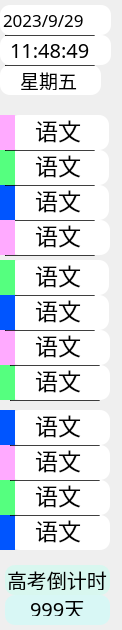
<?xml version="1.0" encoding="UTF-8"?>
<ui version="4.0">
 <class>layer_class</class>
 <widget class="QWidget" name="layer_class">
  <property name="geometry">
   <rect>
    <x>0</x>
    <y>0</y>
    <width>122</width>
    <height>630</height>
   </rect>
  </property>
  <property name="windowTitle">
   <string>layer_class</string>
  </property>
  <property name="styleSheet">
   <string notr="true"/>
  </property>
  <widget class="QTextEdit" name="weekly_bg">
   <property name="enabled">
    <bool>true</bool>
   </property>
   <property name="geometry">
    <rect>
     <x>0</x>
     <y>65</y>
     <width>101</width>
     <height>30</height>
    </rect>
   </property>
   <property name="font">
    <font>
     <bold>false</bold>
    </font>
   </property>
   <property name="styleSheet">
    <string notr="true">border-radius: 10%;
background-color: rgb(255, 255, 255);</string>
   </property>
   <property name="readOnly">
    <bool>true</bool>
   </property>
   <property name="markdown">
    <string/>
   </property>
   <property name="html">
    <string>&lt;!DOCTYPE HTML PUBLIC &quot;-//W3C//DTD HTML 4.0//EN&quot; &quot;http://www.w3.org/TR/REC-html40/strict.dtd&quot;&gt;
&lt;html&gt;&lt;head&gt;&lt;meta name=&quot;qrichtext&quot; content=&quot;1&quot; /&gt;&lt;meta charset=&quot;utf-8&quot; /&gt;&lt;style type=&quot;text/css&quot;&gt;
p, li { white-space: pre-wrap; }
hr { height: 1px; border-width: 0; }
li.unchecked::marker { content: &quot;\2610&quot;; }
li.checked::marker { content: &quot;\2612&quot;; }
&lt;/style&gt;&lt;/head&gt;&lt;body style=&quot; font-family:'Segoe UI'; font-size:9pt; font-weight:400; font-style:normal;&quot;&gt;
&lt;p style=&quot;-qt-paragraph-type:empty; margin-top:0px; margin-bottom:0px; margin-left:0px; margin-right:0px; -qt-block-indent:0; text-indent:0px;&quot;&gt;&lt;br /&gt;&lt;/p&gt;&lt;/body&gt;&lt;/html&gt;</string>
   </property>
  </widget>
  <widget class="QTextEdit" name="textEdit_4">
   <property name="enabled">
    <bool>true</bool>
   </property>
   <property name="geometry">
    <rect>
     <x>9</x>
     <y>150</y>
     <width>100</width>
     <height>35</height>
    </rect>
   </property>
   <property name="font">
    <font>
     <bold>false</bold>
    </font>
   </property>
   <property name="styleSheet">
    <string notr="true">border-radius: 10%;
background-color: rgb(255, 255, 255);</string>
   </property>
   <property name="readOnly">
    <bool>true</bool>
   </property>
   <property name="markdown">
    <string/>
   </property>
   <property name="html">
    <string>&lt;!DOCTYPE HTML PUBLIC &quot;-//W3C//DTD HTML 4.0//EN&quot; &quot;http://www.w3.org/TR/REC-html40/strict.dtd&quot;&gt;
&lt;html&gt;&lt;head&gt;&lt;meta name=&quot;qrichtext&quot; content=&quot;1&quot; /&gt;&lt;meta charset=&quot;utf-8&quot; /&gt;&lt;style type=&quot;text/css&quot;&gt;
p, li { white-space: pre-wrap; }
hr { height: 1px; border-width: 0; }
li.unchecked::marker { content: &quot;\2610&quot;; }
li.checked::marker { content: &quot;\2612&quot;; }
&lt;/style&gt;&lt;/head&gt;&lt;body style=&quot; font-family:'Segoe UI'; font-size:9pt; font-weight:400; font-style:normal;&quot;&gt;
&lt;p style=&quot;-qt-paragraph-type:empty; margin-top:0px; margin-bottom:0px; margin-left:0px; margin-right:0px; -qt-block-indent:0; text-indent:0px;&quot;&gt;&lt;br /&gt;&lt;/p&gt;&lt;/body&gt;&lt;/html&gt;</string>
   </property>
  </widget>
  <widget class="QTextEdit" name="l8">
   <property name="enabled">
    <bool>true</bool>
   </property>
   <property name="geometry">
    <rect>
     <x>0</x>
     <y>365</y>
     <width>15</width>
     <height>35</height>
    </rect>
   </property>
   <property name="font">
    <font>
     <bold>false</bold>
    </font>
   </property>
   <property name="styleSheet">
    <string notr="true">border-top-left-radius: 10%;
border-top-right-radius: 10%;
background-color: rgb(85, 255, 127);</string>
   </property>
   <property name="readOnly">
    <bool>true</bool>
   </property>
  </widget>
  <widget class="QTextEdit" name="textEdit_19">
   <property name="enabled">
    <bool>true</bool>
   </property>
   <property name="geometry">
    <rect>
     <x>10</x>
     <y>515</y>
     <width>100</width>
     <height>35</height>
    </rect>
   </property>
   <property name="font">
    <font>
     <bold>false</bold>
    </font>
   </property>
   <property name="styleSheet">
    <string notr="true">border-radius: 10%;
background-color: rgb(255, 255, 255);</string>
   </property>
   <property name="readOnly">
    <bool>true</bool>
   </property>
   <property name="markdown">
    <string/>
   </property>
   <property name="html">
    <string>&lt;!DOCTYPE HTML PUBLIC &quot;-//W3C//DTD HTML 4.0//EN&quot; &quot;http://www.w3.org/TR/REC-html40/strict.dtd&quot;&gt;
&lt;html&gt;&lt;head&gt;&lt;meta name=&quot;qrichtext&quot; content=&quot;1&quot; /&gt;&lt;meta charset=&quot;utf-8&quot; /&gt;&lt;style type=&quot;text/css&quot;&gt;
p, li { white-space: pre-wrap; }
hr { height: 1px; border-width: 0; }
li.unchecked::marker { content: &quot;\2610&quot;; }
li.checked::marker { content: &quot;\2612&quot;; }
&lt;/style&gt;&lt;/head&gt;&lt;body style=&quot; font-family:'Segoe UI'; font-size:9pt; font-weight:400; font-style:normal;&quot;&gt;
&lt;p style=&quot;-qt-paragraph-type:empty; margin-top:0px; margin-bottom:0px; margin-left:0px; margin-right:0px; -qt-block-indent:0; text-indent:0px;&quot;&gt;&lt;br /&gt;&lt;/p&gt;&lt;/body&gt;&lt;/html&gt;</string>
   </property>
  </widget>
  <widget class="QTextEdit" name="l11">
   <property name="enabled">
    <bool>true</bool>
   </property>
   <property name="geometry">
    <rect>
     <x>0</x>
     <y>480</y>
     <width>15</width>
     <height>35</height>
    </rect>
   </property>
   <property name="font">
    <font>
     <bold>false</bold>
    </font>
   </property>
   <property name="styleSheet">
    <string notr="true">border-top-left-radius: 10%;
border-top-right-radius: 10%;
background-color: rgb(85, 255, 127);</string>
   </property>
   <property name="readOnly">
    <bool>true</bool>
   </property>
  </widget>
  <widget class="Line" name="line_11">
   <property name="enabled">
    <bool>true</bool>
   </property>
   <property name="geometry">
    <rect>
     <x>10</x>
     <y>515</y>
     <width>90</width>
     <height>1</height>
    </rect>
   </property>
   <property name="font">
    <font>
     <bold>false</bold>
    </font>
   </property>
   <property name="styleSheet">
    <string notr="true">background-color: rgba(0, 0, 0, 128);</string>
   </property>
   <property name="orientation">
    <enum>Qt::Horizontal</enum>
   </property>
  </widget>
  <widget class="Line" name="line_12">
   <property name="enabled">
    <bool>true</bool>
   </property>
   <property name="geometry">
    <rect>
     <x>10</x>
     <y>445</y>
     <width>90</width>
     <height>1</height>
    </rect>
   </property>
   <property name="font">
    <font>
     <bold>false</bold>
    </font>
   </property>
   <property name="styleSheet">
    <string notr="true">background-color: rgba(0, 0, 0, 128);</string>
   </property>
   <property name="orientation">
    <enum>Qt::Horizontal</enum>
   </property>
  </widget>
  <widget class="QTextEdit" name="l3">
   <property name="enabled">
    <bool>true</bool>
   </property>
   <property name="geometry">
    <rect>
     <x>0</x>
     <y>185</y>
     <width>15</width>
     <height>35</height>
    </rect>
   </property>
   <property name="font">
    <font>
     <bold>false</bold>
    </font>
   </property>
   <property name="styleSheet">
    <string notr="true">border-top-left-radius: 10%;
border-top-right-radius: 10%;
background-color: rgb(0, 85, 255);</string>
   </property>
   <property name="readOnly">
    <bool>true</bool>
   </property>
  </widget>
  <widget class="QTextEdit" name="l2">
   <property name="enabled">
    <bool>true</bool>
   </property>
   <property name="geometry">
    <rect>
     <x>0</x>
     <y>150</y>
     <width>15</width>
     <height>35</height>
    </rect>
   </property>
   <property name="font">
    <font>
     <bold>false</bold>
    </font>
   </property>
   <property name="styleSheet">
    <string notr="true">border-top-left-radius: 10%;
border-top-right-radius: 10%;
background-color: rgb(85, 255, 127);</string>
   </property>
   <property name="readOnly">
    <bool>true</bool>
   </property>
  </widget>
  <widget class="QTextEdit" name="textEdit_25">
   <property name="enabled">
    <bool>true</bool>
   </property>
   <property name="geometry">
    <rect>
     <x>10</x>
     <y>330</y>
     <width>100</width>
     <height>35</height>
    </rect>
   </property>
   <property name="font">
    <font>
     <bold>false</bold>
    </font>
   </property>
   <property name="styleSheet">
    <string notr="true">border-radius: 10%;
background-color: rgb(255, 255, 255);</string>
   </property>
   <property name="documentTitle">
    <string/>
   </property>
   <property name="readOnly">
    <bool>true</bool>
   </property>
   <property name="markdown">
    <string/>
   </property>
   <property name="html">
    <string>&lt;!DOCTYPE HTML PUBLIC &quot;-//W3C//DTD HTML 4.0//EN&quot; &quot;http://www.w3.org/TR/REC-html40/strict.dtd&quot;&gt;
&lt;html&gt;&lt;head&gt;&lt;meta name=&quot;qrichtext&quot; content=&quot;1&quot; /&gt;&lt;meta charset=&quot;utf-8&quot; /&gt;&lt;style type=&quot;text/css&quot;&gt;
p, li { white-space: pre-wrap; }
hr { height: 1px; border-width: 0; }
li.unchecked::marker { content: &quot;\2610&quot;; }
li.checked::marker { content: &quot;\2612&quot;; }
&lt;/style&gt;&lt;/head&gt;&lt;body style=&quot; font-family:'Segoe UI'; font-size:9pt; font-weight:400; font-style:normal;&quot;&gt;
&lt;p style=&quot;-qt-paragraph-type:empty; margin-top:0px; margin-bottom:0px; margin-left:0px; margin-right:0px; -qt-block-indent:0; text-indent:0px;&quot;&gt;&lt;br /&gt;&lt;/p&gt;&lt;/body&gt;&lt;/html&gt;</string>
   </property>
  </widget>
  <widget class="QTextEdit" name="textEdit_28">
   <property name="enabled">
    <bool>true</bool>
   </property>
   <property name="geometry">
    <rect>
     <x>5</x>
     <y>595</y>
     <width>105</width>
     <height>30</height>
    </rect>
   </property>
   <property name="font">
    <font>
     <bold>false</bold>
    </font>
   </property>
   <property name="styleSheet">
    <string notr="true">border-radius: 10%;
background-color: rgba(193, 255, 251, 128);</string>
   </property>
   <property name="readOnly">
    <bool>true</bool>
   </property>
   <property name="markdown">
    <string/>
   </property>
   <property name="html">
    <string>&lt;!DOCTYPE HTML PUBLIC &quot;-//W3C//DTD HTML 4.0//EN&quot; &quot;http://www.w3.org/TR/REC-html40/strict.dtd&quot;&gt;
&lt;html&gt;&lt;head&gt;&lt;meta name=&quot;qrichtext&quot; content=&quot;1&quot; /&gt;&lt;meta charset=&quot;utf-8&quot; /&gt;&lt;style type=&quot;text/css&quot;&gt;
p, li { white-space: pre-wrap; }
hr { height: 1px; border-width: 0; }
li.unchecked::marker { content: &quot;\2610&quot;; }
li.checked::marker { content: &quot;\2612&quot;; }
&lt;/style&gt;&lt;/head&gt;&lt;body style=&quot; font-family:'Segoe UI'; font-size:9pt; font-weight:400; font-style:normal;&quot;&gt;
&lt;p style=&quot;-qt-paragraph-type:empty; margin-top:0px; margin-bottom:0px; margin-left:0px; margin-right:0px; -qt-block-indent:0; text-indent:0px;&quot;&gt;&lt;br /&gt;&lt;/p&gt;&lt;/body&gt;&lt;/html&gt;</string>
   </property>
  </widget>
  <widget class="QTextEdit" name="textEdit_17">
   <property name="enabled">
    <bool>true</bool>
   </property>
   <property name="geometry">
    <rect>
     <x>10</x>
     <y>410</y>
     <width>100</width>
     <height>35</height>
    </rect>
   </property>
   <property name="font">
    <font>
     <bold>false</bold>
    </font>
   </property>
   <property name="styleSheet">
    <string notr="true">border-radius: 10%;
background-color: rgb(255, 255, 255);</string>
   </property>
   <property name="readOnly">
    <bool>true</bool>
   </property>
   <property name="markdown">
    <string/>
   </property>
   <property name="html">
    <string>&lt;!DOCTYPE HTML PUBLIC &quot;-//W3C//DTD HTML 4.0//EN&quot; &quot;http://www.w3.org/TR/REC-html40/strict.dtd&quot;&gt;
&lt;html&gt;&lt;head&gt;&lt;meta name=&quot;qrichtext&quot; content=&quot;1&quot; /&gt;&lt;meta charset=&quot;utf-8&quot; /&gt;&lt;style type=&quot;text/css&quot;&gt;
p, li { white-space: pre-wrap; }
hr { height: 1px; border-width: 0; }
li.unchecked::marker { content: &quot;\2610&quot;; }
li.checked::marker { content: &quot;\2612&quot;; }
&lt;/style&gt;&lt;/head&gt;&lt;body style=&quot; font-family:'Segoe UI'; font-size:9pt; font-weight:400; font-style:normal;&quot;&gt;
&lt;p style=&quot;-qt-paragraph-type:empty; margin-top:0px; margin-bottom:0px; margin-left:0px; margin-right:0px; -qt-block-indent:0; text-indent:0px;&quot;&gt;&lt;br /&gt;&lt;/p&gt;&lt;/body&gt;&lt;/html&gt;</string>
   </property>
  </widget>
  <widget class="Line" name="line_4">
   <property name="enabled">
    <bool>true</bool>
   </property>
   <property name="geometry">
    <rect>
     <x>5</x>
     <y>185</y>
     <width>90</width>
     <height>1</height>
    </rect>
   </property>
   <property name="font">
    <font>
     <bold>false</bold>
    </font>
   </property>
   <property name="styleSheet">
    <string notr="true">background-color: rgba(0, 0, 0, 128);</string>
   </property>
   <property name="orientation">
    <enum>Qt::Horizontal</enum>
   </property>
  </widget>
  <widget class="Line" name="line_13">
   <property name="enabled">
    <bool>true</bool>
   </property>
   <property name="geometry">
    <rect>
     <x>5</x>
     <y>330</y>
     <width>90</width>
     <height>1</height>
    </rect>
   </property>
   <property name="font">
    <font>
     <bold>false</bold>
    </font>
   </property>
   <property name="styleSheet">
    <string notr="true">background-color: rgba(0, 0, 0, 128);</string>
   </property>
   <property name="orientation">
    <enum>Qt::Horizontal</enum>
   </property>
  </widget>
  <widget class="Line" name="line_7">
   <property name="enabled">
    <bool>true</bool>
   </property>
   <property name="geometry">
    <rect>
     <x>5</x>
     <y>220</y>
     <width>90</width>
     <height>1</height>
    </rect>
   </property>
   <property name="font">
    <font>
     <bold>false</bold>
    </font>
   </property>
   <property name="styleSheet">
    <string notr="true">background-color: rgba(0, 0, 0, 128);</string>
   </property>
   <property name="orientation">
    <enum>Qt::Horizontal</enum>
   </property>
  </widget>
  <widget class="QTextEdit" name="textEdit_15">
   <property name="enabled">
    <bool>true</bool>
   </property>
   <property name="geometry">
    <rect>
     <x>10</x>
     <y>445</y>
     <width>100</width>
     <height>35</height>
    </rect>
   </property>
   <property name="font">
    <font>
     <bold>false</bold>
    </font>
   </property>
   <property name="styleSheet">
    <string notr="true">border-radius: 10%;
background-color: rgb(255, 255, 255);</string>
   </property>
   <property name="documentTitle">
    <string/>
   </property>
   <property name="readOnly">
    <bool>true</bool>
   </property>
   <property name="markdown">
    <string/>
   </property>
   <property name="html">
    <string>&lt;!DOCTYPE HTML PUBLIC &quot;-//W3C//DTD HTML 4.0//EN&quot; &quot;http://www.w3.org/TR/REC-html40/strict.dtd&quot;&gt;
&lt;html&gt;&lt;head&gt;&lt;meta name=&quot;qrichtext&quot; content=&quot;1&quot; /&gt;&lt;meta charset=&quot;utf-8&quot; /&gt;&lt;style type=&quot;text/css&quot;&gt;
p, li { white-space: pre-wrap; }
hr { height: 1px; border-width: 0; }
li.unchecked::marker { content: &quot;\2610&quot;; }
li.checked::marker { content: &quot;\2612&quot;; }
&lt;/style&gt;&lt;/head&gt;&lt;body style=&quot; font-family:'Segoe UI'; font-size:9pt; font-weight:400; font-style:normal;&quot;&gt;
&lt;p style=&quot;-qt-paragraph-type:empty; margin-top:0px; margin-bottom:0px; margin-left:0px; margin-right:0px; -qt-block-indent:0; text-indent:0px;&quot;&gt;&lt;br /&gt;&lt;/p&gt;&lt;/body&gt;&lt;/html&gt;</string>
   </property>
  </widget>
  <widget class="QTextEdit" name="textEdit_13">
   <property name="enabled">
    <bool>true</bool>
   </property>
   <property name="geometry">
    <rect>
     <x>10</x>
     <y>220</y>
     <width>100</width>
     <height>35</height>
    </rect>
   </property>
   <property name="font">
    <font>
     <bold>false</bold>
    </font>
   </property>
   <property name="styleSheet">
    <string notr="true">border-radius: 10%;
background-color: rgb(255, 255, 255);</string>
   </property>
   <property name="documentTitle">
    <string/>
   </property>
   <property name="readOnly">
    <bool>true</bool>
   </property>
   <property name="markdown">
    <string/>
   </property>
   <property name="html">
    <string>&lt;!DOCTYPE HTML PUBLIC &quot;-//W3C//DTD HTML 4.0//EN&quot; &quot;http://www.w3.org/TR/REC-html40/strict.dtd&quot;&gt;
&lt;html&gt;&lt;head&gt;&lt;meta name=&quot;qrichtext&quot; content=&quot;1&quot; /&gt;&lt;meta charset=&quot;utf-8&quot; /&gt;&lt;style type=&quot;text/css&quot;&gt;
p, li { white-space: pre-wrap; }
hr { height: 1px; border-width: 0; }
li.unchecked::marker { content: &quot;\2610&quot;; }
li.checked::marker { content: &quot;\2612&quot;; }
&lt;/style&gt;&lt;/head&gt;&lt;body style=&quot; font-family:'Segoe UI'; font-size:9pt; font-weight:400; font-style:normal;&quot;&gt;
&lt;p style=&quot;-qt-paragraph-type:empty; margin-top:0px; margin-bottom:0px; margin-left:0px; margin-right:0px; -qt-block-indent:0; text-indent:0px;&quot;&gt;&lt;br /&gt;&lt;/p&gt;&lt;/body&gt;&lt;/html&gt;</string>
   </property>
  </widget>
  <widget class="QTextEdit" name="l7">
   <property name="enabled">
    <bool>true</bool>
   </property>
   <property name="geometry">
    <rect>
     <x>0</x>
     <y>330</y>
     <width>15</width>
     <height>35</height>
    </rect>
   </property>
   <property name="font">
    <font>
     <bold>false</bold>
    </font>
   </property>
   <property name="styleSheet">
    <string notr="true">border-radius: 10%;
background-color: rgba(255, 170, 255, 255);</string>
   </property>
   <property name="readOnly">
    <bool>true</bool>
   </property>
  </widget>
  <widget class="Line" name="line_8">
   <property name="enabled">
    <bool>true</bool>
   </property>
   <property name="geometry">
    <rect>
     <x>10</x>
     <y>400</y>
     <width>90</width>
     <height>1</height>
    </rect>
   </property>
   <property name="font">
    <font>
     <bold>false</bold>
    </font>
   </property>
   <property name="styleSheet">
    <string notr="true">background-color: rgba(0, 0, 0, 128);</string>
   </property>
   <property name="orientation">
    <enum>Qt::Horizontal</enum>
   </property>
  </widget>
  <widget class="QTextEdit" name="l12">
   <property name="enabled">
    <bool>true</bool>
   </property>
   <property name="geometry">
    <rect>
     <x>0</x>
     <y>515</y>
     <width>15</width>
     <height>35</height>
    </rect>
   </property>
   <property name="font">
    <font>
     <bold>false</bold>
    </font>
   </property>
   <property name="styleSheet">
    <string notr="true">border-top-left-radius: 10%;
border-top-right-radius: 10%;
background-color: rgb(0, 85, 255);</string>
   </property>
   <property name="readOnly">
    <bool>true</bool>
   </property>
  </widget>
  <widget class="QTextEdit" name="textEdit_23">
   <property name="enabled">
    <bool>true</bool>
   </property>
   <property name="geometry">
    <rect>
     <x>10</x>
     <y>365</y>
     <width>100</width>
     <height>35</height>
    </rect>
   </property>
   <property name="font">
    <font>
     <bold>false</bold>
    </font>
   </property>
   <property name="styleSheet">
    <string notr="true">border-radius: 10%;
background-color: rgb(255, 255, 255);</string>
   </property>
   <property name="readOnly">
    <bool>true</bool>
   </property>
   <property name="markdown">
    <string/>
   </property>
   <property name="html">
    <string>&lt;!DOCTYPE HTML PUBLIC &quot;-//W3C//DTD HTML 4.0//EN&quot; &quot;http://www.w3.org/TR/REC-html40/strict.dtd&quot;&gt;
&lt;html&gt;&lt;head&gt;&lt;meta name=&quot;qrichtext&quot; content=&quot;1&quot; /&gt;&lt;meta charset=&quot;utf-8&quot; /&gt;&lt;style type=&quot;text/css&quot;&gt;
p, li { white-space: pre-wrap; }
hr { height: 1px; border-width: 0; }
li.unchecked::marker { content: &quot;\2610&quot;; }
li.checked::marker { content: &quot;\2612&quot;; }
&lt;/style&gt;&lt;/head&gt;&lt;body style=&quot; font-family:'Segoe UI'; font-size:9pt; font-weight:400; font-style:normal;&quot;&gt;
&lt;p style=&quot;-qt-paragraph-type:empty; margin-top:0px; margin-bottom:0px; margin-left:0px; margin-right:0px; -qt-block-indent:0; text-indent:0px;&quot;&gt;&lt;br /&gt;&lt;/p&gt;&lt;/body&gt;&lt;/html&gt;</string>
   </property>
  </widget>
  <widget class="Line" name="line_10">
   <property name="enabled">
    <bool>true</bool>
   </property>
   <property name="geometry">
    <rect>
     <x>10</x>
     <y>365</y>
     <width>90</width>
     <height>1</height>
    </rect>
   </property>
   <property name="font">
    <font>
     <bold>false</bold>
    </font>
   </property>
   <property name="styleSheet">
    <string notr="true">background-color: rgba(0, 0, 0, 128);</string>
   </property>
   <property name="orientation">
    <enum>Qt::Horizontal</enum>
   </property>
  </widget>
  <widget class="Line" name="line_2">
   <property name="enabled">
    <bool>true</bool>
   </property>
   <property name="geometry">
    <rect>
     <x>5</x>
     <y>65</y>
     <width>90</width>
     <height>1</height>
    </rect>
   </property>
   <property name="font">
    <font>
     <bold>false</bold>
    </font>
   </property>
   <property name="styleSheet">
    <string notr="true">background-color: rgba(0, 0, 0, 128);</string>
   </property>
   <property name="orientation">
    <enum>Qt::Horizontal</enum>
   </property>
  </widget>
  <widget class="QTextEdit" name="l5">
   <property name="enabled">
    <bool>true</bool>
   </property>
   <property name="geometry">
    <rect>
     <x>0</x>
     <y>260</y>
     <width>15</width>
     <height>35</height>
    </rect>
   </property>
   <property name="font">
    <font>
     <bold>false</bold>
    </font>
   </property>
   <property name="styleSheet">
    <string notr="true">border-top-left-radius: 10%;
border-top-right-radius: 10%;
background-color: rgb(85, 255, 127);</string>
   </property>
   <property name="readOnly">
    <bool>true</bool>
   </property>
  </widget>
  <widget class="Line" name="line">
   <property name="enabled">
    <bool>true</bool>
   </property>
   <property name="geometry">
    <rect>
     <x>5</x>
     <y>35</y>
     <width>90</width>
     <height>1</height>
    </rect>
   </property>
   <property name="font">
    <font>
     <bold>false</bold>
    </font>
   </property>
   <property name="styleSheet">
    <string notr="true">background-color: rgba(0, 0, 0, 128);</string>
   </property>
   <property name="orientation">
    <enum>Qt::Horizontal</enum>
   </property>
  </widget>
  <widget class="Line" name="line_3">
   <property name="enabled">
    <bool>true</bool>
   </property>
   <property name="geometry">
    <rect>
     <x>5</x>
     <y>150</y>
     <width>90</width>
     <height>1</height>
    </rect>
   </property>
   <property name="font">
    <font>
     <bold>false</bold>
    </font>
   </property>
   <property name="styleSheet">
    <string notr="true">background-color: rgba(0, 0, 0, 128);</string>
   </property>
   <property name="orientation">
    <enum>Qt::Horizontal</enum>
   </property>
  </widget>
  <widget class="QTextEdit" name="textEdit_12">
   <property name="enabled">
    <bool>true</bool>
   </property>
   <property name="geometry">
    <rect>
     <x>9</x>
     <y>260</y>
     <width>100</width>
     <height>35</height>
    </rect>
   </property>
   <property name="font">
    <font>
     <bold>false</bold>
    </font>
   </property>
   <property name="styleSheet">
    <string notr="true">border-radius: 10%;
background-color: rgb(255, 255, 255);</string>
   </property>
   <property name="readOnly">
    <bool>true</bool>
   </property>
   <property name="markdown">
    <string/>
   </property>
   <property name="html">
    <string>&lt;!DOCTYPE HTML PUBLIC &quot;-//W3C//DTD HTML 4.0//EN&quot; &quot;http://www.w3.org/TR/REC-html40/strict.dtd&quot;&gt;
&lt;html&gt;&lt;head&gt;&lt;meta name=&quot;qrichtext&quot; content=&quot;1&quot; /&gt;&lt;meta charset=&quot;utf-8&quot; /&gt;&lt;style type=&quot;text/css&quot;&gt;
p, li { white-space: pre-wrap; }
hr { height: 1px; border-width: 0; }
li.unchecked::marker { content: &quot;\2610&quot;; }
li.checked::marker { content: &quot;\2612&quot;; }
&lt;/style&gt;&lt;/head&gt;&lt;body style=&quot; font-family:'Segoe UI'; font-size:9pt; font-weight:400; font-style:normal;&quot;&gt;
&lt;p style=&quot;-qt-paragraph-type:empty; margin-top:0px; margin-bottom:0px; margin-left:0px; margin-right:0px; -qt-block-indent:0; text-indent:0px;&quot;&gt;&lt;br /&gt;&lt;/p&gt;&lt;/body&gt;&lt;/html&gt;</string>
   </property>
  </widget>
  <widget class="Line" name="line_6">
   <property name="enabled">
    <bool>true</bool>
   </property>
   <property name="geometry">
    <rect>
     <x>5</x>
     <y>255</y>
     <width>90</width>
     <height>1</height>
    </rect>
   </property>
   <property name="font">
    <font>
     <bold>false</bold>
    </font>
   </property>
   <property name="styleSheet">
    <string notr="true">background-color: rgba(0, 0, 0, 128);</string>
   </property>
   <property name="orientation">
    <enum>Qt::Horizontal</enum>
   </property>
  </widget>
  <widget class="QTextEdit" name="l6">
   <property name="enabled">
    <bool>true</bool>
   </property>
   <property name="geometry">
    <rect>
     <x>0</x>
     <y>295</y>
     <width>15</width>
     <height>35</height>
    </rect>
   </property>
   <property name="font">
    <font>
     <bold>false</bold>
    </font>
   </property>
   <property name="styleSheet">
    <string notr="true">border-top-left-radius: 10%;
border-top-right-radius: 10%;
background-color: rgb(0, 85, 255);</string>
   </property>
   <property name="readOnly">
    <bool>true</bool>
   </property>
  </widget>
  <widget class="QTextEdit" name="textEdit_5">
   <property name="enabled">
    <bool>true</bool>
   </property>
   <property name="geometry">
    <rect>
     <x>9</x>
     <y>185</y>
     <width>100</width>
     <height>35</height>
    </rect>
   </property>
   <property name="font">
    <font>
     <bold>false</bold>
    </font>
   </property>
   <property name="styleSheet">
    <string notr="true">border-radius: 10%;
background-color: rgb(255, 255, 255);</string>
   </property>
   <property name="readOnly">
    <bool>true</bool>
   </property>
   <property name="markdown">
    <string/>
   </property>
   <property name="html">
    <string>&lt;!DOCTYPE HTML PUBLIC &quot;-//W3C//DTD HTML 4.0//EN&quot; &quot;http://www.w3.org/TR/REC-html40/strict.dtd&quot;&gt;
&lt;html&gt;&lt;head&gt;&lt;meta name=&quot;qrichtext&quot; content=&quot;1&quot; /&gt;&lt;meta charset=&quot;utf-8&quot; /&gt;&lt;style type=&quot;text/css&quot;&gt;
p, li { white-space: pre-wrap; }
hr { height: 1px; border-width: 0; }
li.unchecked::marker { content: &quot;\2610&quot;; }
li.checked::marker { content: &quot;\2612&quot;; }
&lt;/style&gt;&lt;/head&gt;&lt;body style=&quot; font-family:'Segoe UI'; font-size:9pt; font-weight:400; font-style:normal;&quot;&gt;
&lt;p style=&quot;-qt-paragraph-type:empty; margin-top:0px; margin-bottom:0px; margin-left:0px; margin-right:0px; -qt-block-indent:0; text-indent:0px;&quot;&gt;&lt;br /&gt;&lt;/p&gt;&lt;/body&gt;&lt;/html&gt;</string>
   </property>
  </widget>
  <widget class="QTextEdit" name="textEdit_3">
   <property name="enabled">
    <bool>true</bool>
   </property>
   <property name="geometry">
    <rect>
     <x>9</x>
     <y>115</y>
     <width>100</width>
     <height>35</height>
    </rect>
   </property>
   <property name="font">
    <font>
     <family>MaoKenTangYuan (beta)</family>
     <bold>false</bold>
    </font>
   </property>
   <property name="styleSheet">
    <string notr="true">border-radius: 10%;
background-color: rgb(255, 255, 255);</string>
   </property>
   <property name="documentTitle">
    <string/>
   </property>
   <property name="readOnly">
    <bool>true</bool>
   </property>
   <property name="markdown">
    <string/>
   </property>
   <property name="html">
    <string>&lt;!DOCTYPE HTML PUBLIC &quot;-//W3C//DTD HTML 4.0//EN&quot; &quot;http://www.w3.org/TR/REC-html40/strict.dtd&quot;&gt;
&lt;html&gt;&lt;head&gt;&lt;meta name=&quot;qrichtext&quot; content=&quot;1&quot; /&gt;&lt;meta charset=&quot;utf-8&quot; /&gt;&lt;style type=&quot;text/css&quot;&gt;
p, li { white-space: pre-wrap; }
hr { height: 1px; border-width: 0; }
li.unchecked::marker { content: &quot;\2610&quot;; }
li.checked::marker { content: &quot;\2612&quot;; }
&lt;/style&gt;&lt;/head&gt;&lt;body style=&quot; font-family:'MaoKenTangYuan (beta)'; font-size:9pt; font-weight:400; font-style:normal;&quot;&gt;
&lt;p style=&quot;-qt-paragraph-type:empty; margin-top:0px; margin-bottom:0px; margin-left:0px; margin-right:0px; -qt-block-indent:0; text-indent:0px;&quot;&gt;&lt;br /&gt;&lt;/p&gt;&lt;/body&gt;&lt;/html&gt;</string>
   </property>
  </widget>
  <widget class="Line" name="line_5">
   <property name="enabled">
    <bool>true</bool>
   </property>
   <property name="geometry">
    <rect>
     <x>5</x>
     <y>295</y>
     <width>90</width>
     <height>1</height>
    </rect>
   </property>
   <property name="font">
    <font>
     <bold>false</bold>
    </font>
   </property>
   <property name="styleSheet">
    <string notr="true">background-color: rgba(0, 0, 0, 128);</string>
   </property>
   <property name="orientation">
    <enum>Qt::Horizontal</enum>
   </property>
  </widget>
  <widget class="QTextEdit" name="time_bg">
   <property name="enabled">
    <bool>true</bool>
   </property>
   <property name="geometry">
    <rect>
     <x>0</x>
     <y>35</y>
     <width>111</width>
     <height>30</height>
    </rect>
   </property>
   <property name="font">
    <font>
     <bold>false</bold>
    </font>
   </property>
   <property name="styleSheet">
    <string notr="true">border-radius: 10%;
background-color: rgb(255, 255, 255);</string>
   </property>
   <property name="readOnly">
    <bool>true</bool>
   </property>
   <property name="markdown">
    <string/>
   </property>
   <property name="html">
    <string>&lt;!DOCTYPE HTML PUBLIC &quot;-//W3C//DTD HTML 4.0//EN&quot; &quot;http://www.w3.org/TR/REC-html40/strict.dtd&quot;&gt;
&lt;html&gt;&lt;head&gt;&lt;meta name=&quot;qrichtext&quot; content=&quot;1&quot; /&gt;&lt;meta charset=&quot;utf-8&quot; /&gt;&lt;style type=&quot;text/css&quot;&gt;
p, li { white-space: pre-wrap; }
hr { height: 1px; border-width: 0; }
li.unchecked::marker { content: &quot;\2610&quot;; }
li.checked::marker { content: &quot;\2612&quot;; }
&lt;/style&gt;&lt;/head&gt;&lt;body style=&quot; font-family:'Segoe UI'; font-size:9pt; font-weight:400; font-style:normal;&quot;&gt;
&lt;p style=&quot;-qt-paragraph-type:empty; margin-top:0px; margin-bottom:0px; margin-left:0px; margin-right:0px; -qt-block-indent:0; text-indent:0px;&quot;&gt;&lt;br /&gt;&lt;/p&gt;&lt;/body&gt;&lt;/html&gt;</string>
   </property>
  </widget>
  <widget class="QTextEdit" name="l10">
   <property name="enabled">
    <bool>true</bool>
   </property>
   <property name="geometry">
    <rect>
     <x>0</x>
     <y>445</y>
     <width>15</width>
     <height>35</height>
    </rect>
   </property>
   <property name="font">
    <font>
     <bold>false</bold>
    </font>
   </property>
   <property name="styleSheet">
    <string notr="true">border-radius: 10%;
background-color: rgba(255, 170, 255, 255);</string>
   </property>
   <property name="readOnly">
    <bool>true</bool>
   </property>
  </widget>
  <widget class="QTextEdit" name="l1">
   <property name="enabled">
    <bool>true</bool>
   </property>
   <property name="geometry">
    <rect>
     <x>0</x>
     <y>115</y>
     <width>15</width>
     <height>35</height>
    </rect>
   </property>
   <property name="font">
    <font>
     <bold>false</bold>
    </font>
   </property>
   <property name="styleSheet">
    <string notr="true">border-radius: 10%;
background-color: rgba(255, 170, 255, 255);</string>
   </property>
   <property name="readOnly">
    <bool>true</bool>
   </property>
  </widget>
  <widget class="QTextEdit" name="textEdit_10">
   <property name="enabled">
    <bool>true</bool>
   </property>
   <property name="geometry">
    <rect>
     <x>9</x>
     <y>295</y>
     <width>100</width>
     <height>35</height>
    </rect>
   </property>
   <property name="font">
    <font>
     <bold>false</bold>
    </font>
   </property>
   <property name="styleSheet">
    <string notr="true">border-radius: 10%;
background-color: rgb(255, 255, 255);</string>
   </property>
   <property name="readOnly">
    <bool>true</bool>
   </property>
   <property name="markdown">
    <string/>
   </property>
   <property name="html">
    <string>&lt;!DOCTYPE HTML PUBLIC &quot;-//W3C//DTD HTML 4.0//EN&quot; &quot;http://www.w3.org/TR/REC-html40/strict.dtd&quot;&gt;
&lt;html&gt;&lt;head&gt;&lt;meta name=&quot;qrichtext&quot; content=&quot;1&quot; /&gt;&lt;meta charset=&quot;utf-8&quot; /&gt;&lt;style type=&quot;text/css&quot;&gt;
p, li { white-space: pre-wrap; }
hr { height: 1px; border-width: 0; }
li.unchecked::marker { content: &quot;\2610&quot;; }
li.checked::marker { content: &quot;\2612&quot;; }
&lt;/style&gt;&lt;/head&gt;&lt;body style=&quot; font-family:'Segoe UI'; font-size:9pt; font-weight:400; font-style:normal;&quot;&gt;
&lt;p style=&quot;-qt-paragraph-type:empty; margin-top:0px; margin-bottom:0px; margin-left:0px; margin-right:0px; -qt-block-indent:0; text-indent:0px;&quot;&gt;&lt;br /&gt;&lt;/p&gt;&lt;/body&gt;&lt;/html&gt;</string>
   </property>
  </widget>
  <widget class="QTextEdit" name="date_bg">
   <property name="enabled">
    <bool>true</bool>
   </property>
   <property name="geometry">
    <rect>
     <x>0</x>
     <y>5</y>
     <width>111</width>
     <height>30</height>
    </rect>
   </property>
   <property name="font">
    <font>
     <family>MaoKenTangYuan (beta)</family>
     <bold>false</bold>
    </font>
   </property>
   <property name="styleSheet">
    <string notr="true">border-radius: 10%;
user-select: none;
background-color: rgb(255, 255, 255);</string>
   </property>
   <property name="documentTitle">
    <string/>
   </property>
   <property name="readOnly">
    <bool>true</bool>
   </property>
   <property name="markdown">
    <string/>
   </property>
   <property name="html">
    <string>&lt;!DOCTYPE HTML PUBLIC &quot;-//W3C//DTD HTML 4.0//EN&quot; &quot;http://www.w3.org/TR/REC-html40/strict.dtd&quot;&gt;
&lt;html&gt;&lt;head&gt;&lt;meta name=&quot;qrichtext&quot; content=&quot;1&quot; /&gt;&lt;meta charset=&quot;utf-8&quot; /&gt;&lt;style type=&quot;text/css&quot;&gt;
p, li { white-space: pre-wrap; }
hr { height: 1px; border-width: 0; }
li.unchecked::marker { content: &quot;\2610&quot;; }
li.checked::marker { content: &quot;\2612&quot;; }
&lt;/style&gt;&lt;/head&gt;&lt;body style=&quot; font-family:'MaoKenTangYuan (beta)'; font-size:9pt; font-weight:400; font-style:normal;&quot;&gt;
&lt;p style=&quot;-qt-paragraph-type:empty; margin-top:0px; margin-bottom:0px; margin-left:0px; margin-right:0px; -qt-block-indent:0; text-indent:0px;&quot;&gt;&lt;br /&gt;&lt;/p&gt;&lt;/body&gt;&lt;/html&gt;</string>
   </property>
  </widget>
  <widget class="Line" name="line_9">
   <property name="enabled">
    <bool>true</bool>
   </property>
   <property name="geometry">
    <rect>
     <x>10</x>
     <y>480</y>
     <width>90</width>
     <height>1</height>
    </rect>
   </property>
   <property name="font">
    <font>
     <bold>false</bold>
    </font>
   </property>
   <property name="styleSheet">
    <string notr="true">background-color: rgba(0, 0, 0, 128);</string>
   </property>
   <property name="orientation">
    <enum>Qt::Horizontal</enum>
   </property>
  </widget>
  <widget class="QTextEdit" name="textEdit_27">
   <property name="enabled">
    <bool>true</bool>
   </property>
   <property name="geometry">
    <rect>
     <x>5</x>
     <y>565</y>
     <width>105</width>
     <height>30</height>
    </rect>
   </property>
   <property name="font">
    <font>
     <bold>false</bold>
    </font>
   </property>
   <property name="styleSheet">
    <string notr="true">border-radius: 10%;
background-color: rgba(194, 255, 240, 128);</string>
   </property>
   <property name="readOnly">
    <bool>true</bool>
   </property>
   <property name="markdown">
    <string/>
   </property>
   <property name="html">
    <string>&lt;!DOCTYPE HTML PUBLIC &quot;-//W3C//DTD HTML 4.0//EN&quot; &quot;http://www.w3.org/TR/REC-html40/strict.dtd&quot;&gt;
&lt;html&gt;&lt;head&gt;&lt;meta name=&quot;qrichtext&quot; content=&quot;1&quot; /&gt;&lt;meta charset=&quot;utf-8&quot; /&gt;&lt;style type=&quot;text/css&quot;&gt;
p, li { white-space: pre-wrap; }
hr { height: 1px; border-width: 0; }
li.unchecked::marker { content: &quot;\2610&quot;; }
li.checked::marker { content: &quot;\2612&quot;; }
&lt;/style&gt;&lt;/head&gt;&lt;body style=&quot; font-family:'Segoe UI'; font-size:9pt; font-weight:400; font-style:normal;&quot;&gt;
&lt;p style=&quot;-qt-paragraph-type:empty; margin-top:0px; margin-bottom:0px; margin-left:0px; margin-right:0px; -qt-block-indent:0; text-indent:0px;&quot;&gt;&lt;br /&gt;&lt;/p&gt;&lt;/body&gt;&lt;/html&gt;</string>
   </property>
  </widget>
  <widget class="QTextEdit" name="l9">
   <property name="enabled">
    <bool>true</bool>
   </property>
   <property name="geometry">
    <rect>
     <x>0</x>
     <y>410</y>
     <width>15</width>
     <height>35</height>
    </rect>
   </property>
   <property name="font">
    <font>
     <bold>false</bold>
    </font>
   </property>
   <property name="styleSheet">
    <string notr="true">border-top-left-radius: 10%;
border-top-right-radius: 10%;
background-color: rgb(0, 85, 255);</string>
   </property>
   <property name="readOnly">
    <bool>true</bool>
   </property>
  </widget>
  <widget class="QTextEdit" name="l4">
   <property name="enabled">
    <bool>true</bool>
   </property>
   <property name="geometry">
    <rect>
     <x>0</x>
     <y>220</y>
     <width>15</width>
     <height>35</height>
    </rect>
   </property>
   <property name="font">
    <font>
     <bold>false</bold>
    </font>
   </property>
   <property name="styleSheet">
    <string notr="true">border-radius: 10%;
background-color: rgba(255, 170, 255, 255);</string>
   </property>
   <property name="readOnly">
    <bool>true</bool>
   </property>
  </widget>
  <widget class="QTextEdit" name="textEdit_29">
   <property name="enabled">
    <bool>true</bool>
   </property>
   <property name="geometry">
    <rect>
     <x>10</x>
     <y>480</y>
     <width>100</width>
     <height>35</height>
    </rect>
   </property>
   <property name="font">
    <font>
     <bold>false</bold>
    </font>
   </property>
   <property name="styleSheet">
    <string notr="true">border-radius: 10%;
background-color: rgb(255, 255, 255);</string>
   </property>
   <property name="readOnly">
    <bool>true</bool>
   </property>
   <property name="markdown">
    <string/>
   </property>
   <property name="html">
    <string>&lt;!DOCTYPE HTML PUBLIC &quot;-//W3C//DTD HTML 4.0//EN&quot; &quot;http://www.w3.org/TR/REC-html40/strict.dtd&quot;&gt;
&lt;html&gt;&lt;head&gt;&lt;meta name=&quot;qrichtext&quot; content=&quot;1&quot; /&gt;&lt;meta charset=&quot;utf-8&quot; /&gt;&lt;style type=&quot;text/css&quot;&gt;
p, li { white-space: pre-wrap; }
hr { height: 1px; border-width: 0; }
li.unchecked::marker { content: &quot;\2610&quot;; }
li.checked::marker { content: &quot;\2612&quot;; }
&lt;/style&gt;&lt;/head&gt;&lt;body style=&quot; font-family:'Segoe UI'; font-size:9pt; font-weight:400; font-style:normal;&quot;&gt;
&lt;p style=&quot;-qt-paragraph-type:empty; margin-top:0px; margin-bottom:0px; margin-left:0px; margin-right:0px; -qt-block-indent:0; text-indent:0px;&quot;&gt;&lt;br /&gt;&lt;/p&gt;&lt;/body&gt;&lt;/html&gt;</string>
   </property>
  </widget>
  <widget class="QLabel" name="les1">
   <property name="geometry">
    <rect>
     <x>35</x>
     <y>115</y>
     <width>71</width>
     <height>30</height>
    </rect>
   </property>
   <property name="font">
    <font>
     <family>MaoKenTangYuan (beta)</family>
     <pointsize>17</pointsize>
    </font>
   </property>
   <property name="text">
    <string>语文</string>
   </property>
  </widget>
  <widget class="QLabel" name="les2">
   <property name="geometry">
    <rect>
     <x>35</x>
     <y>150</y>
     <width>71</width>
     <height>30</height>
    </rect>
   </property>
   <property name="font">
    <font>
     <family>MaoKenTangYuan (beta)</family>
     <pointsize>17</pointsize>
    </font>
   </property>
   <property name="text">
    <string>语文</string>
   </property>
  </widget>
  <widget class="QLabel" name="date">
   <property name="geometry">
    <rect>
     <x>3</x>
     <y>10</y>
     <width>111</width>
     <height>20</height>
    </rect>
   </property>
   <property name="font">
    <font>
     <family>MaoKenTangYuan (beta)</family>
     <pointsize>13</pointsize>
    </font>
   </property>
   <property name="text">
    <string>2023/9/29</string>
   </property>
  </widget>
  <widget class="QLabel" name="time">
   <property name="geometry">
    <rect>
     <x>10</x>
     <y>40</y>
     <width>95</width>
     <height>20</height>
    </rect>
   </property>
   <property name="font">
    <font>
     <family>MaoKenTangYuan (beta)</family>
     <pointsize>15</pointsize>
    </font>
   </property>
   <property name="text">
    <string>11:48:49</string>
   </property>
  </widget>
  <widget class="QLabel" name="weekly">
   <property name="geometry">
    <rect>
     <x>20</x>
     <y>70</y>
     <width>61</width>
     <height>20</height>
    </rect>
   </property>
   <property name="font">
    <font>
     <family>MaoKenTangYuan (beta)</family>
     <pointsize>14</pointsize>
    </font>
   </property>
   <property name="text">
    <string>星期五</string>
   </property>
  </widget>
  <widget class="QLabel" name="les3">
   <property name="geometry">
    <rect>
     <x>35</x>
     <y>185</y>
     <width>71</width>
     <height>30</height>
    </rect>
   </property>
   <property name="font">
    <font>
     <family>MaoKenTangYuan (beta)</family>
     <pointsize>17</pointsize>
    </font>
   </property>
   <property name="text">
    <string>语文</string>
   </property>
  </widget>
  <widget class="QLabel" name="les4">
   <property name="geometry">
    <rect>
     <x>35</x>
     <y>220</y>
     <width>71</width>
     <height>30</height>
    </rect>
   </property>
   <property name="font">
    <font>
     <family>MaoKenTangYuan (beta)</family>
     <pointsize>17</pointsize>
    </font>
   </property>
   <property name="text">
    <string>语文</string>
   </property>
  </widget>
  <widget class="QLabel" name="les5">
   <property name="geometry">
    <rect>
     <x>35</x>
     <y>260</y>
     <width>71</width>
     <height>30</height>
    </rect>
   </property>
   <property name="font">
    <font>
     <family>MaoKenTangYuan (beta)</family>
     <pointsize>17</pointsize>
    </font>
   </property>
   <property name="text">
    <string>语文</string>
   </property>
  </widget>
  <widget class="QLabel" name="les6">
   <property name="geometry">
    <rect>
     <x>35</x>
     <y>295</y>
     <width>71</width>
     <height>30</height>
    </rect>
   </property>
   <property name="font">
    <font>
     <family>MaoKenTangYuan (beta)</family>
     <pointsize>17</pointsize>
    </font>
   </property>
   <property name="text">
    <string>语文</string>
   </property>
  </widget>
  <widget class="QLabel" name="les7">
   <property name="geometry">
    <rect>
     <x>35</x>
     <y>330</y>
     <width>71</width>
     <height>30</height>
    </rect>
   </property>
   <property name="font">
    <font>
     <family>MaoKenTangYuan (beta)</family>
     <pointsize>17</pointsize>
    </font>
   </property>
   <property name="text">
    <string>语文</string>
   </property>
  </widget>
  <widget class="QLabel" name="les8">
   <property name="geometry">
    <rect>
     <x>35</x>
     <y>365</y>
     <width>71</width>
     <height>30</height>
    </rect>
   </property>
   <property name="font">
    <font>
     <family>MaoKenTangYuan (beta)</family>
     <pointsize>17</pointsize>
    </font>
   </property>
   <property name="text">
    <string>语文</string>
   </property>
  </widget>
  <widget class="QLabel" name="les9">
   <property name="geometry">
    <rect>
     <x>35</x>
     <y>410</y>
     <width>71</width>
     <height>30</height>
    </rect>
   </property>
   <property name="font">
    <font>
     <family>MaoKenTangYuan (beta)</family>
     <pointsize>17</pointsize>
    </font>
   </property>
   <property name="text">
    <string>语文</string>
   </property>
  </widget>
  <widget class="QLabel" name="les10">
   <property name="geometry">
    <rect>
     <x>35</x>
     <y>445</y>
     <width>71</width>
     <height>30</height>
    </rect>
   </property>
   <property name="font">
    <font>
     <family>MaoKenTangYuan (beta)</family>
     <pointsize>17</pointsize>
    </font>
   </property>
   <property name="text">
    <string>语文</string>
   </property>
  </widget>
  <widget class="QLabel" name="les11">
   <property name="geometry">
    <rect>
     <x>35</x>
     <y>480</y>
     <width>71</width>
     <height>30</height>
    </rect>
   </property>
   <property name="font">
    <font>
     <family>MaoKenTangYuan (beta)</family>
     <pointsize>17</pointsize>
    </font>
   </property>
   <property name="text">
    <string>语文</string>
   </property>
  </widget>
  <widget class="QLabel" name="les12">
   <property name="geometry">
    <rect>
     <x>35</x>
     <y>515</y>
     <width>71</width>
     <height>30</height>
    </rect>
   </property>
   <property name="font">
    <font>
     <family>MaoKenTangYuan (beta)</family>
     <pointsize>17</pointsize>
    </font>
   </property>
   <property name="text">
    <string>语文</string>
   </property>
  </widget>
  <widget class="QLabel" name="label">
   <property name="geometry">
    <rect>
     <x>7</x>
     <y>570</y>
     <width>111</width>
     <height>20</height>
    </rect>
   </property>
   <property name="font">
    <font>
     <family>MaoKenTangYuan (beta)</family>
     <pointsize>15</pointsize>
    </font>
   </property>
   <property name="text">
    <string>高考倒计时</string>
   </property>
  </widget>
  <widget class="QLabel" name="time_to_study">
   <property name="geometry">
    <rect>
     <x>30</x>
     <y>600</y>
     <width>61</width>
     <height>16</height>
    </rect>
   </property>
   <property name="font">
    <font>
     <family>MaoKenTangYuan (beta)</family>
     <pointsize>15</pointsize>
    </font>
   </property>
   <property name="text">
    <string>999天</string>
   </property>
  </widget>
  <zorder>textEdit_19</zorder>
  <zorder>textEdit_29</zorder>
  <zorder>textEdit_15</zorder>
  <zorder>textEdit_17</zorder>
  <zorder>textEdit_23</zorder>
  <zorder>textEdit_12</zorder>
  <zorder>textEdit_25</zorder>
  <zorder>textEdit_10</zorder>
  <zorder>textEdit_13</zorder>
  <zorder>textEdit_3</zorder>
  <zorder>textEdit_5</zorder>
  <zorder>textEdit_4</zorder>
  <zorder>line_5</zorder>
  <zorder>l7</zorder>
  <zorder>l2</zorder>
  <zorder>l8</zorder>
  <zorder>l6</zorder>
  <zorder>l1</zorder>
  <zorder>l9</zorder>
  <zorder>l11</zorder>
  <zorder>l12</zorder>
  <zorder>line_6</zorder>
  <zorder>line_7</zorder>
  <zorder>line_3</zorder>
  <zorder>l3</zorder>
  <zorder>l10</zorder>
  <zorder>l4</zorder>
  <zorder>line_13</zorder>
  <zorder>l5</zorder>
  <zorder>line_4</zorder>
  <zorder>time_bg</zorder>
  <zorder>weekly_bg</zorder>
  <zorder>line_11</zorder>
  <zorder>line_12</zorder>
  <zorder>textEdit_28</zorder>
  <zorder>line_8</zorder>
  <zorder>line_10</zorder>
  <zorder>line_2</zorder>
  <zorder>line</zorder>
  <zorder>date_bg</zorder>
  <zorder>line_9</zorder>
  <zorder>textEdit_27</zorder>
  <zorder>les1</zorder>
  <zorder>les2</zorder>
  <zorder>date</zorder>
  <zorder>time</zorder>
  <zorder>weekly</zorder>
  <zorder>les3</zorder>
  <zorder>les4</zorder>
  <zorder>les5</zorder>
  <zorder>les6</zorder>
  <zorder>les7</zorder>
  <zorder>les8</zorder>
  <zorder>les9</zorder>
  <zorder>les10</zorder>
  <zorder>les11</zorder>
  <zorder>les12</zorder>
  <zorder>label</zorder>
  <zorder>time_to_study</zorder>
 </widget>
 <resources/>
 <connections/>
</ui>
